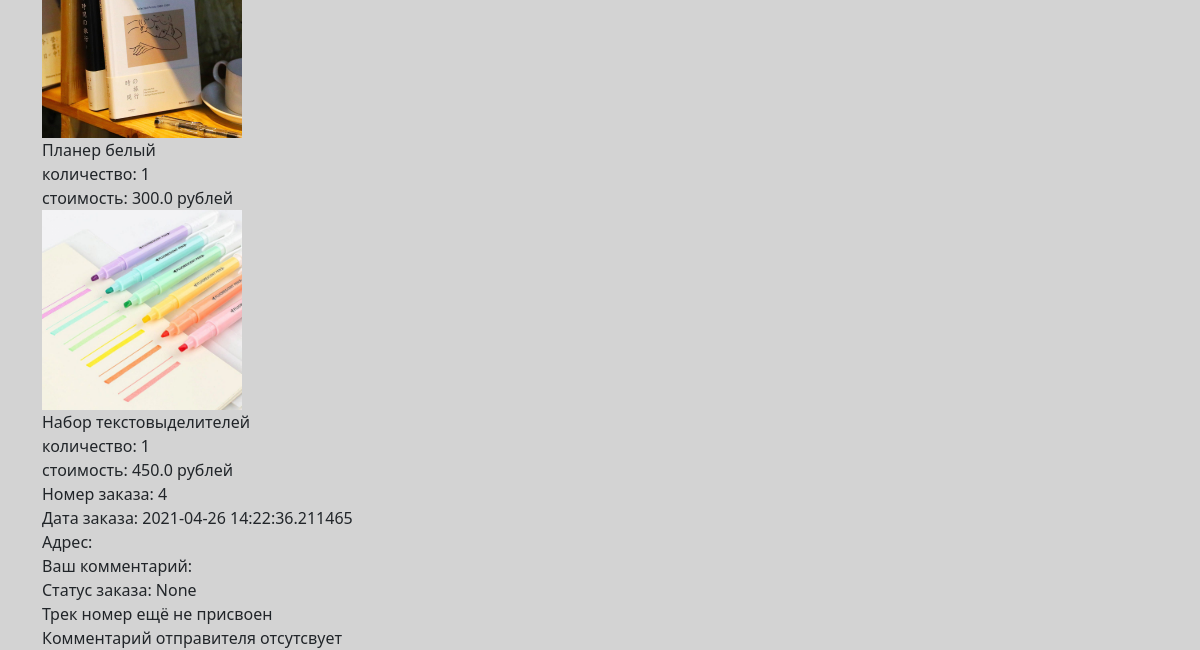
The app's page /personal_info (signed in, lower part), older data.
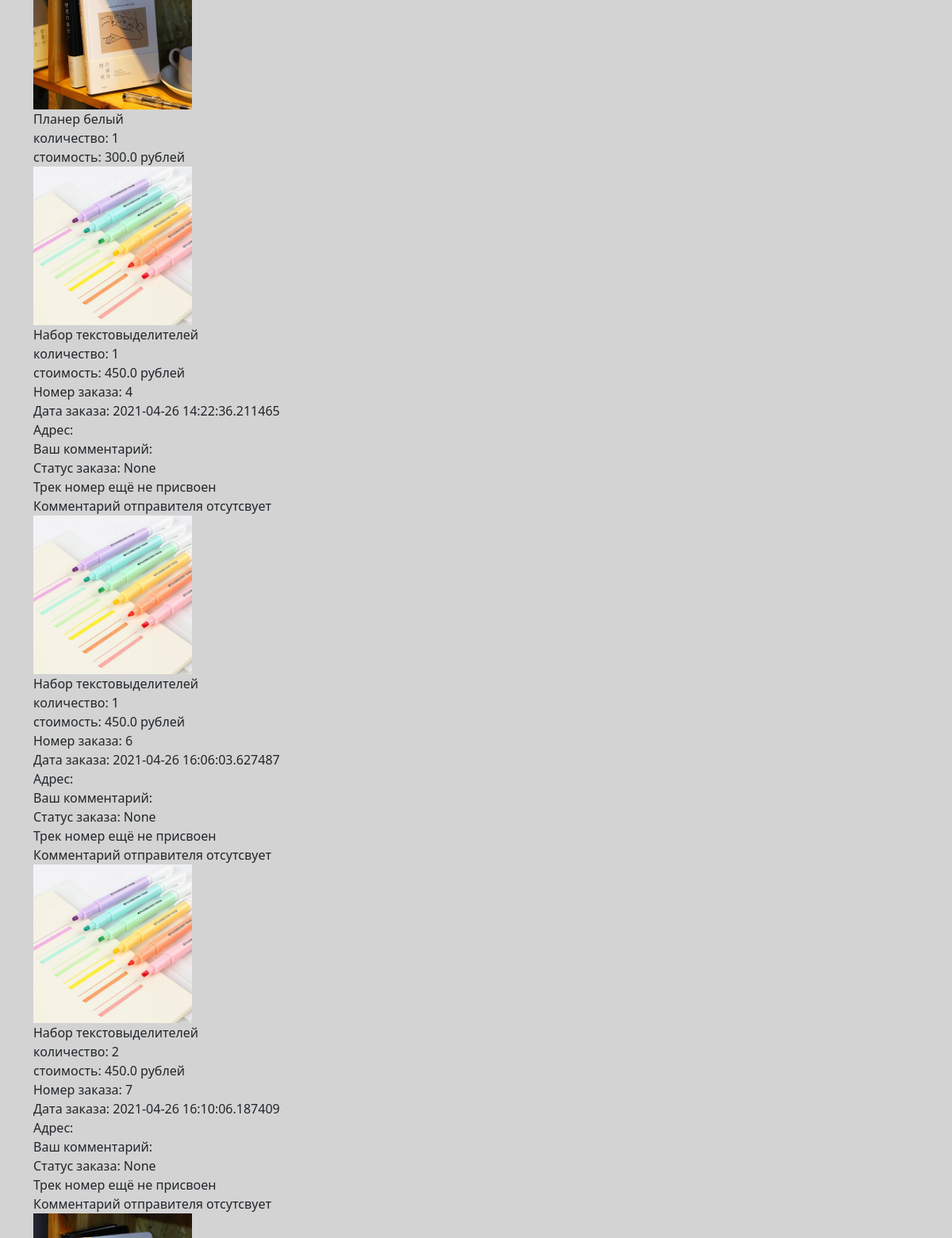
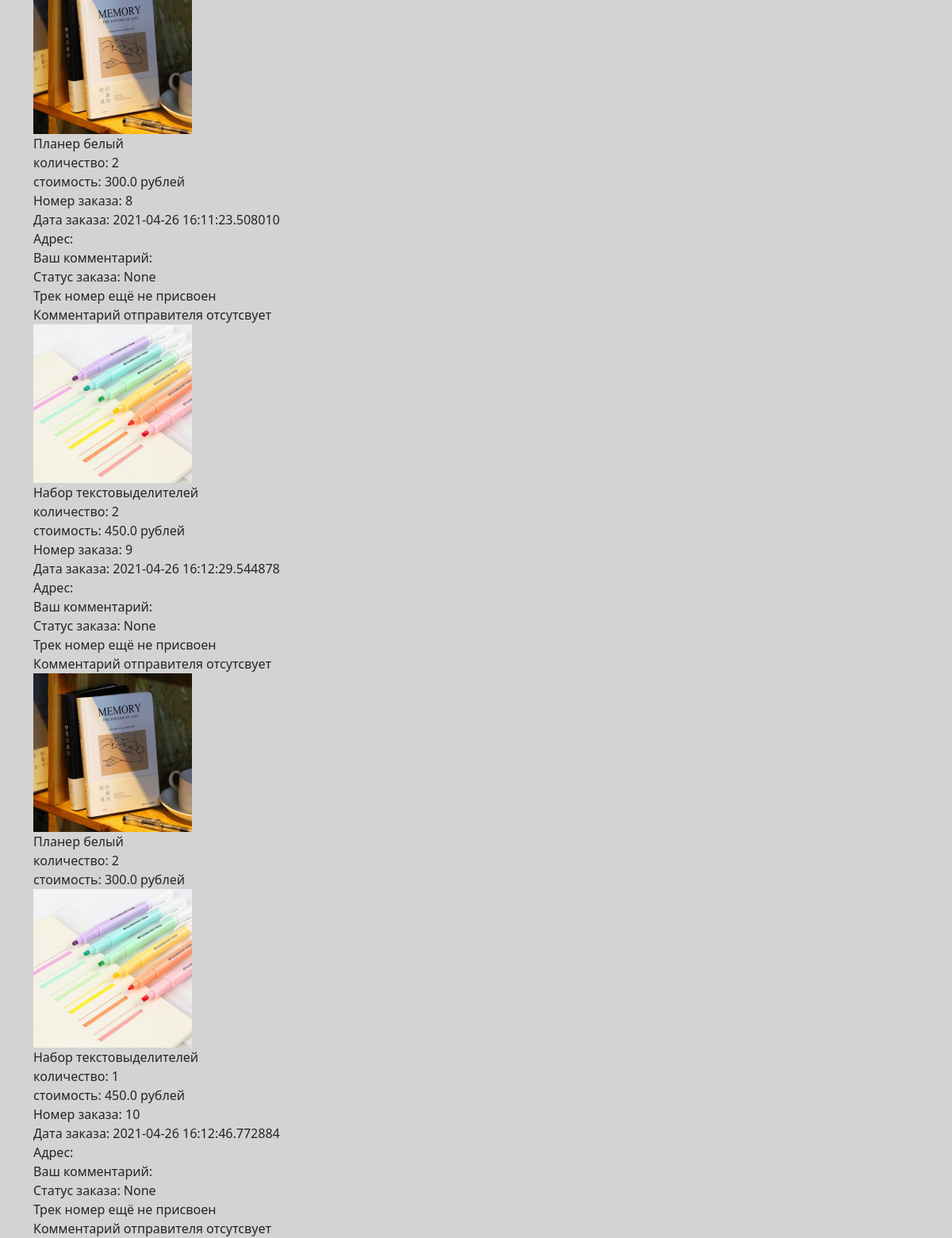
The same page, newer data (2 pictures, top to bottom).
### main.py (models this page shows)
class Orders(db.Model):  # таблица заказов
    id = db.Column(db.Integer, primary_key=True, autoincrement=True)  # номер заказа
    id_of_user = db.Column(db.Integer,  db.ForeignKey("users.id"))  # id заказчика из таблицы пользователей
    address = db.Column(db.String(200), nullable=True)  # адрес доставки
    email = db.Column(db.String(30), index=True, nullable=True)  # почта пользователя
    track_num = db.Column(db.String(30), nullable=True)  # трек номер
    comment_of_user = db.Column(db.String(200), nullable=True)  # комментарий заказчика
    comment_of_sender = db.Column(db.String(200), nullable=True)  # комментарий отправителя
    status = db.Column(db.String(30), nullable=True)  # статус заказа
    created_date = db.Column(db.DateTime,
                default=datetime.datetime.now)   # дата создания
    item = db.Column(db.String(300), index=True, nullable=True)   # товары

class Items(db.Model):  # таблица со всеми товарами
    id = db.Column(db.Integer, primary_key=True, autoincrement=True)
    name = db.Column(db.String(100), nullable=True)   # название товара
    description = db.Column(db.Text, nullable=True)  # описание
    photo_url = db.Column(db.Text, nullable=True)  # ссылка на фотографию
    count = db.Column(db.Integer, nullable=True)  # количество товара на складе
    price = db.Column(db.Float, nullable=True)   # стоимость 1 единицы товара

### main.py (the view)
    @app.route('/personal_info')  # личный кабинет, если пользователь не зарегистрирован - вернет на главную страницу
    def personal_info():
        info_user = Users.query.filter(Users.id == int(session['id'])).all()[0]
        info_orders = Orders.query.filter(Orders.id_of_user == int(session['id'])).all()
        print(len(info_orders))
        return render_template('personal_info.html', title='Личный кабинет', css_file='personal_info.css',
            class_main='container', user=info_user, orders=info_orders,
            Users=Users, Items=Items)

### templates/personal_info.html (shortened to what this page needs)
{% extends "base.html" %}
{% block content %}
<div>
{% if orders %}
    {% for order in orders%}
        <div class="orders info">
            {% for item in order.item.split(';') %}
                <img src="/{{ Items.query.filter(Items.id == item.split(',')[0]).all()[0].photo_url }}" width="200px" height="200px"><br>
                <a>{{ Items.query.filter(Items.id == item.split(',')[0]).all()[0].name }}</a><br>
                <a>количество: {{ item.split(',')[1] }}</a><br>
                <a>стоимость: {{ Items.query.filter(Items.id == item.split(',')[0]).all()[0].price }} рублей</a><br>
            {% endfor %}
        <a>Номер заказа: {{order.id}}</a><br>
        <a>Дата заказа: {{order.created_date}}</a><br>
        <a>Адрес: {{order.address}}</a><br>
        <a>Ваш комментарий: {{order.comment_of_user}}</a><br>
        <a>Статус заказа: {{order.status}}</a><br>
            {% if order.track_num %}
            <a>Трек номер: {{order.track_num}}</a><br>
            {% else %}
            <a>Трек номер ещё не присвоен</a><br>
            {% endif %}
            {% if order.comment_of_sender %}
            <a>Комментарий отправителя: {{order.comment_of_sender}}</a><br>
            {% else %}
            <a>Комментарий отправителя отсутсвует</a><br>
            {% endif %}
        </div>
    {% endfor %}
{% else %}
    <h4>История заказов пуста</h4>
{% endif %}
</div>
{% endblock %}

### templates/base.html (shortened to what this page needs)
<!doctype html>
<html lang="ru">
  <head>
      <link href="https://cdn.jsdelivr.net/npm/bootstrap@5.0.0-beta2/dist/css/bootstrap.min.css"
          rel="stylesheet"
>
        <link href="/static/css/{{ css_file }}" rel="stylesheet">
  </head>
  <body>
<main role="main" class="{{ class_main }}">
    {% block content %}{% endblock %}
</main>
</body>
</html>

### static/css/personal_info.css (style rules this page uses)
body { background-color: lightgrey; }

Row changes from the older to the newer data that the page shows:
added Orders: query.filter (picture), query.filter "Набор текстовыделителей", item "1", query.filter "450.0", id "6", created_date "2021-04-26 16:06:03.627487", status "None", shows "Трек номер ещё не присвоен", shows "Комментарий отправителя отсутсвует"
added Orders: query.filter (picture), query.filter "Набор текстовыделителей", item "2", query.filter "450.0", id "7", created_date "2021-04-26 16:10:06.187409", status "None", shows "Трек номер ещё не присвоен", shows "Комментарий отправителя отсутсвует"
added Orders: query.filter (picture), query.filter "Планер белый", item "2", query.filter "300.0", id "8", created_date "2021-04-26 16:11:23.508010", status "None", shows "Трек номер ещё не присвоен", shows "Комментарий отправителя отсутсвует"
added Orders: query.filter (picture), query.filter "Набор текстовыделителей", item "2", query.filter "450.0", id "9", created_date "2021-04-26 16:12:29.544878", status "None", shows "Трек номер ещё не присвоен", shows "Комментарий отправителя отсутсвует"
added Orders: query.filter (picture), {{ Items.query.filter(Items.id == item.split(',')[0]).all()[0].name }} "Планер белый" "Набор текстовыделителей", item "2" "1", {{ Items.query.filter(Items.id == item.split(',')[0]).all()[0].price }} "300.0" "450.0", id "10", created_date "2021-04-26 16:12:46.772884", status "None", shows "Трек номер ещё не присвоен", shows "Комментарий отправителя отсутсвует"
